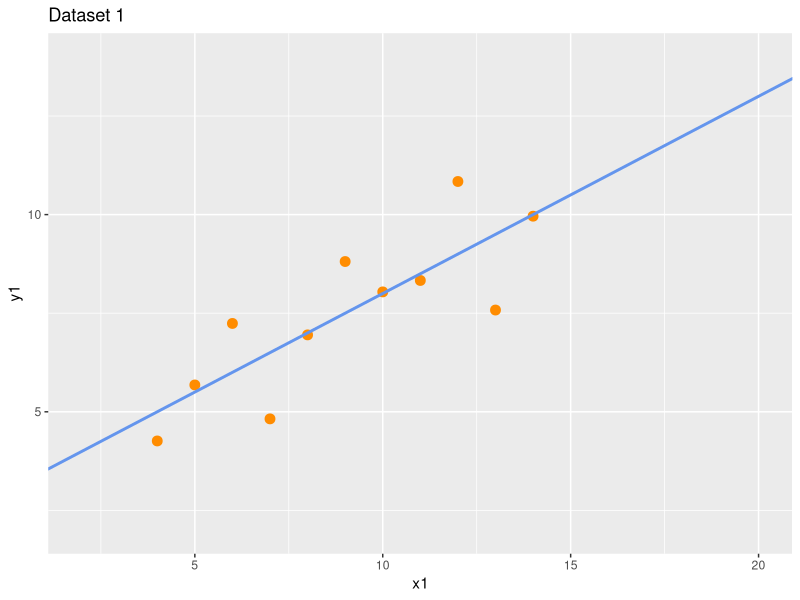
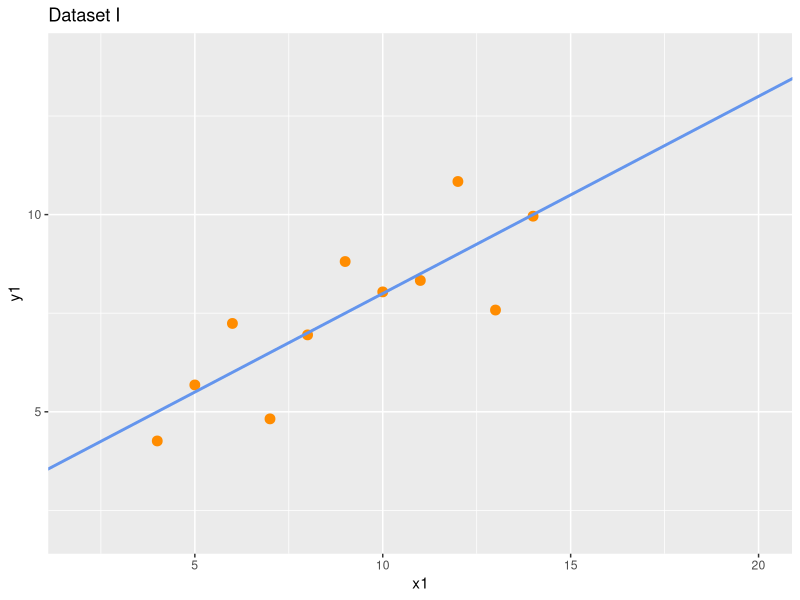
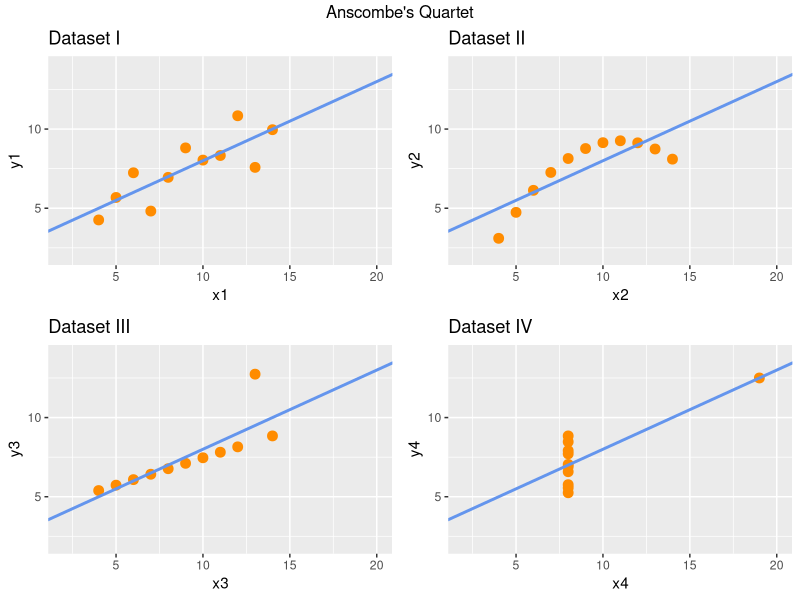
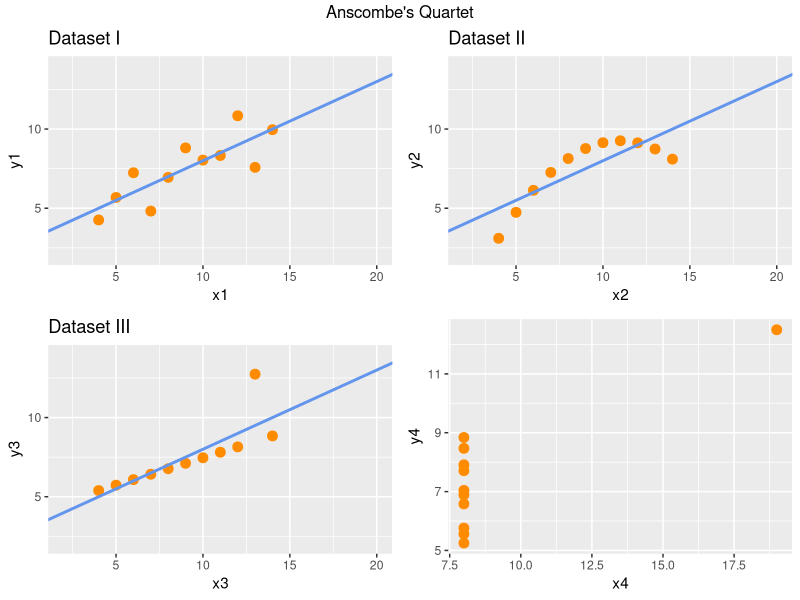
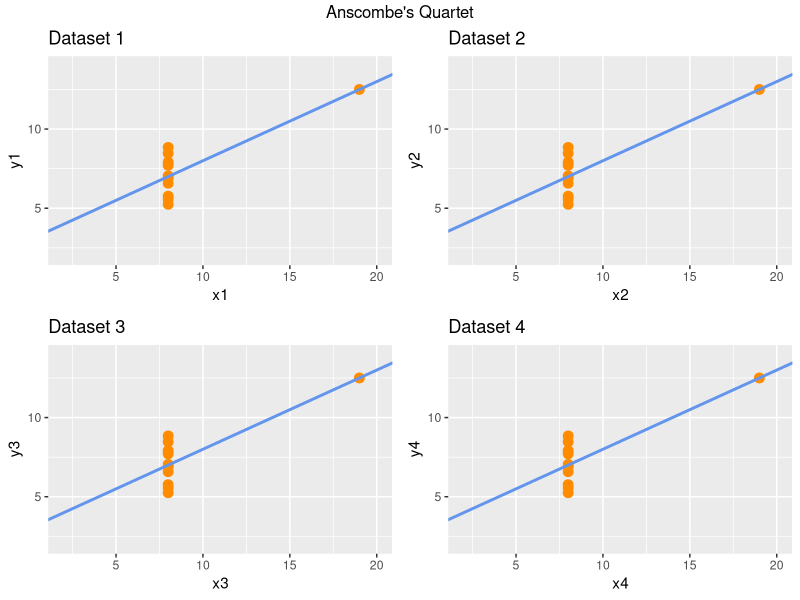

Write R code to recreate these figures, in order.
# Anscombe's Quartet
head(anscombe)

# 평균
apply(anscombe, 2, mean)
# 분산
apply(anscombe, 2, var)

# 상관관계
cor(anscombe$x1, anscombe$y1)
cor(anscombe$x2, anscombe$y2)
cor(anscombe$x3, anscombe$y3)
cor(anscombe$x4, anscombe$y4)
for (i in 1:4) {
    ans_cor <- cor(anscombe[,i], anscombe[,i+4])
    print(ans_cor)
}

# 요약
summary(anscombe)

# 그래프 그리기
library(ggplot2)

ggplot(anscombe) +
    geom_point(aes(x1,y1),color='darkorange',size=3) +
    scale_x_continuous(breaks=seq(2,20,2)) + 
    scale_y_continuous(breaks=seq(2,14,2)) +
    xlim(2,20) +
    ylim(2,14) +
    geom_abline(slope=0.5, intercept=3,
                color='cornflowerblue',size=1) +
    labs(title='Dataset 1')

p1 <- ggplot(anscombe) +
    geom_point(aes(x1,y1),color='darkorange',size=3) +
    scale_x_continuous(breaks=seq(2,20,2)) + 
    scale_y_continuous(breaks=seq(2,14,2)) +
    xlim(2,20) +
    ylim(2,14) +
    geom_abline(intercept=3, slope=0.5, 
                color='cornflowerblue', size=1) +
    labs(title='Dataset I')
p1
p2 <- ggplot(anscombe) +
    geom_point(aes(x2,y2),color='darkorange',size=3) +
    scale_x_continuous(breaks=seq(2,20,2)) + 
    scale_y_continuous(breaks=seq(2,14,2)) +
    xlim(2,20) +
    ylim(2,14) +
    geom_abline(intercept=3, slope=0.5, 
                color='cornflowerblue', size=1) +
    labs(title='Dataset II')
p3 <- ggplot(anscombe) +
    geom_point(aes(x3,y3),color='darkorange',size=3) +
    scale_x_continuous(breaks=seq(2,20,2)) + 
    scale_y_continuous(breaks=seq(2,14,2)) +
    xlim(2,20) +
    ylim(2,14) +
    geom_abline(intercept=3, slope=0.5, 
                color='cornflowerblue', size=1) +
    labs(title='Dataset III')
p4 <- ggplot(anscombe) +
    geom_point(aes(x4,y4),color='darkorange',size=3) +
    scale_x_continuous(breaks=seq(2,20,2)) + 
    scale_y_continuous(breaks=seq(2,14,2)) +
    xlim(2,20) +
    ylim(2,14) +
    geom_abline(intercept=3, slope=0.5, 
                color='cornflowerblue', size=1) +
    labs(title='Dataset IV')

library(gridExtra)
grid.arrange(p1,p2,p3,p4, ncol=2, top="Anscombe's Quartet")

#######################################################################

# Source Refactoring
x <- ggplot(anscombe) +
    geom_point(aes(x4,y4),color='darkorange',size=3)
m1 <- x
assign(paste('m',4,sep='.'), x)
grid.arrange(p1,p2,p3,m.4, ncol=2, top="Anscombe's Quartet")

library(dplyr)

for (i in 1:4) {
    tmp <- ggplot(anscombe) +
        geom_point(aes(anscombe[,i], anscombe[,4+i]),
                   color='darkorange',size=3) +
        scale_x_continuous(breaks=seq(2,20,2)) + 
        scale_y_continuous(breaks=seq(2,14,2)) +
        xlim(2,20) +
        ylim(2,14) +
        geom_abline(intercept=3, slope=0.5, 
                    color='cornflowerblue', size=1) +
        labs(title=paste0('Dataset ',i),
             x=paste0('x',i), y=paste0('y',i))
    #tmp <- list(tmp)
    assign(paste('m', i, sep='.'), tmp)
    rm(tmp)
}
grid.arrange(m.1,m.2,m.3,m.4, ncol=2, top="Anscombe's Quartet")
